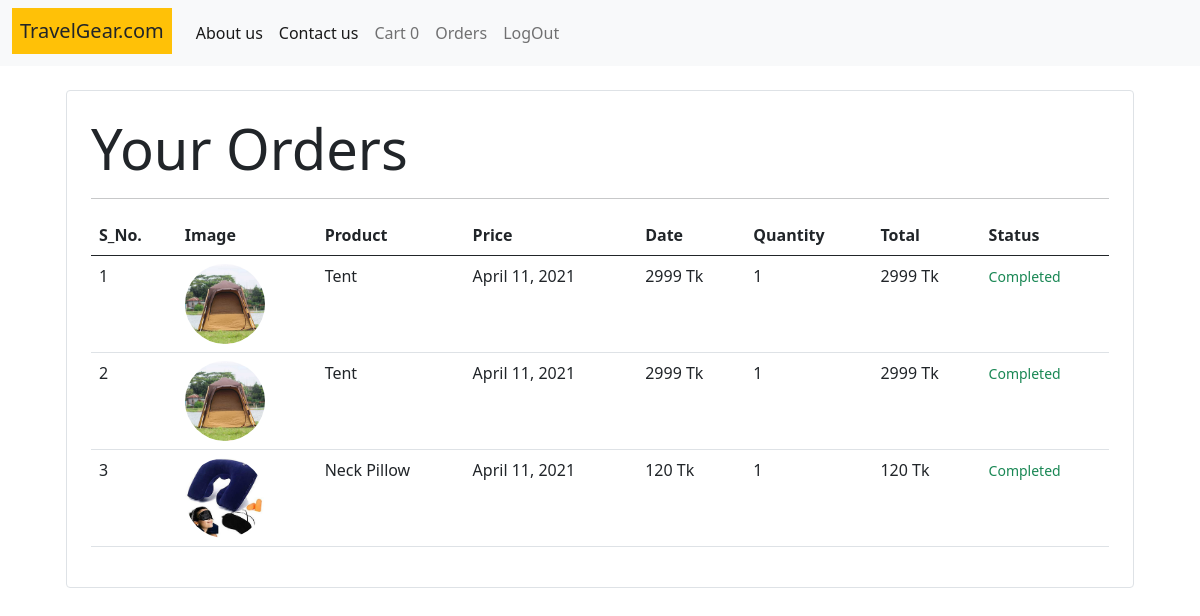
Screenshot of /orders (signed in) with the database file from the repository.
### store/models/orders.py (models this page shows, shortened)
class Order(models.Model):
    product = models.ForeignKey(Product, on_delete=models.CASCADE)
    customer = models.ForeignKey(Customer, on_delete=models.CASCADE)
    quantity = models.IntegerField(default=1)
    price = models.IntegerField()
    address = models.CharField(max_length=80, default='', blank=True)
    phone = models.CharField(max_length=20, default='', blank=True)
    date = models.DateField(default=datetime.datetime.today)
    status = models.BooleanField(default=False)
    @staticmethod
    def get_orders_by_customer(customer_id):
        return Order\
            .objects\
            .filter(customer=customer_id)\
            .order_by('-date')

### store/models/product.py (models this page shows, shortened)
class Product(models.Model):
    name = models.CharField(max_length=50)
    price = models.IntegerField(default=0)
    category = models.ForeignKey(Category, on_delete=models.CASCADE, default=1)
    description = models.CharField(max_length=200, default='', null=True, blank=True)
    image = models.ImageField(upload_to='uploads/products/')

### store/middlewares/auth.py (the view)
    def middleware(request):
        print(request.session.get('customer'))
        returnUrl = request.META['PATH_INFO']
        print(request.META['PATH_INFO'])
        if not request.session.get('customer'):
            return redirect(f'login?return_Url={returnUrl}')
        response = get_response(request)
        return response

### store/templatetags/custom_filters.py (called while the page is built)
@register.filter(name='currency')
def currency(number):
    return str(number)+" Tk"

@register.filter(name='multiply')
def currency(number, number1):
    return number * number1

### store/views/orders.py (called while the page is built)
    def get(self, request):
        customer = request.session.get('customer')
        orders = Order.get_orders_by_customer(customer)
        print(orders)
        orders = orders.reverse()
        return render(request, 'orders.html', {'orders': orders})

### store/templates/orders.html
{% extends 'base.html' %}
{% block content %}
{% load cart %}
{% load custom_filters %}
<div class="container">
    <div class="border rounded p-4 m-4">
        <p class="display-4 pl-4 ml-4">Your Orders</p>
        <hr>
            <table class="table">
                <thead>
                    <tr>
                        <th>S_No.</th>
                        <th>Image</th>
                        <th>Product</th>
                        <th>Price</th>
                        <th>Date</th>
                        <th>Quantity</th>
                        <th>Total</th>
                        <th>Status</th>
                    </tr>
                </thead>
                <tbody>
                    {% for order in orders %}
                    <tr>
                        <td>{{forloop.counter}}</td>
                        <td><img style="height: 80px;" class="rounded-circle" src="{{order.product.image.url}}" alt=""></td>
                        <td>{{order.product.name}}</td>
                        <td>{{order.date}}</td>
                        <td>{{order.price|currency}}</td>
                        <td>{{order.quantity}}</td>
                        <td>{{order.quantity|multiply:order.price|currency}}</td>
                        {% if order.status %}
                        <td><small class="text-success">Completed</small></td>
                        {% else %}
                        <td><small class="text-warning">Pending</small></td>
                        {% endif %}
                    </tr>
                    {% endfor %}
                </tbody>
            </table>
    </div>
</div>
{% endblock %}

### rows the page displays
Order: product.image (picture), product.name "Tent", date "April 11, 2021", price "2999 Tk", quantity "1", quantity|multiply "2999 Tk", status "Completed"
Order: product.image (picture), product.name "Tent", date "April 11, 2021", price "2999 Tk", quantity "1", quantity|multiply "2999 Tk", status "Completed"
Order: product.image (picture), product.name "Neck Pillow", date "April 11, 2021", price "120 Tk", quantity "1", quantity|multiply "120 Tk", status "Completed"

### other values shown
{{ request.session.cart.keys|length }} "0"
